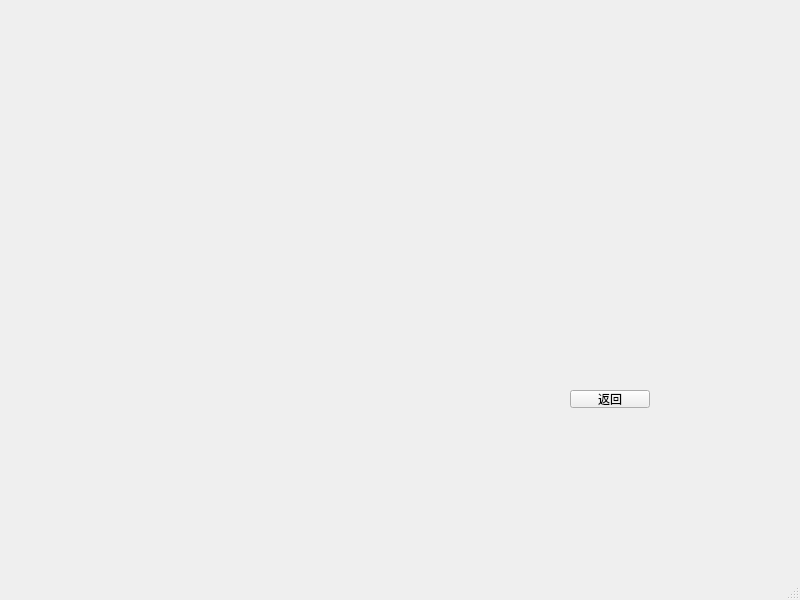
<?xml version="1.0" encoding="UTF-8"?>
<ui version="4.0">
 <class>manage_page</class>
 <widget class="QMainWindow" name="manage_page">
  <property name="geometry">
   <rect>
    <x>0</x>
    <y>0</y>
    <width>800</width>
    <height>600</height>
   </rect>
  </property>
  <property name="windowTitle">
   <string>MainWindow</string>
  </property>
  <widget class="QWidget" name="centralwidget">
   <widget class="QPushButton" name="return_button">
    <property name="geometry">
     <rect>
      <x>570</x>
      <y>390</y>
      <width>80</width>
      <height>18</height>
     </rect>
    </property>
    <property name="text">
     <string>返回</string>
    </property>
   </widget>
  </widget>
  <widget class="QMenuBar" name="menubar">
   <property name="geometry">
    <rect>
     <x>0</x>
     <y>0</y>
     <width>800</width>
     <height>17</height>
    </rect>
   </property>
  </widget>
  <widget class="QStatusBar" name="statusbar"/>
 </widget>
 <resources/>
 <connections/>
</ui>
